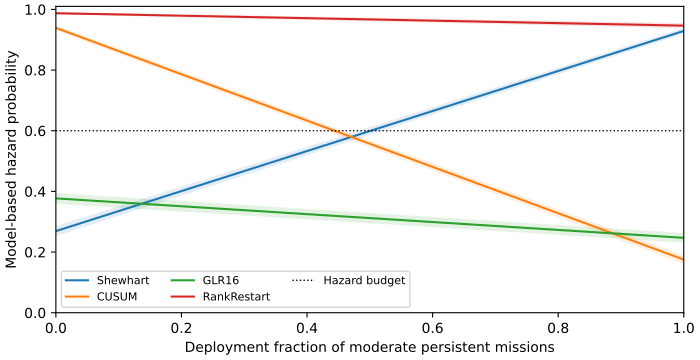

Recreate this plot in Python.
"""Sensitivity to a deployment population rather than an invented mission prior."""
from pathlib import Path
from itertools import permutations
import csv
import numpy as np
import matplotlib.pyplot as plt
HERE=Path(__file__).resolve().parent
B=HERE.parent/'bench'
SCENS=['moderate persistent','brief pulse']
METHODS=['Shewhart','CUSUM','GLR16','RankRestart']

def read(name):
    with (B/name).open() as f:return list(csv.DictReader(f))
def main():
    bounds={}; diff={}; thresholds={}
    for row in read('thresholds.csv'):
        if row['scenario'] in SCENS and float(row['budget'])==.02:
            thresholds[row['scenario'],row['method']]=float(row['threshold'])
    for m in METHODS:assert thresholds[SCENS[0],m]==thresholds[SCENS[1],m]
    for row in read('coordinate_intervals.csv'):
        if row['scenario'] in SCENS and float(row['false_alarm_cap'])==.02:
            bounds[row['scenario'],row['method']]=np.array([float(row[k]) for k in ['fa_lo','fa_up','risk_lo','risk_up']])
    for row in read('paired_intervals.csv'):
        if row['scenario'] in SCENS and float(row['cap'])==.02:
            l,h=float(row['lower']),float(row['upper'])
            diff[row['scenario'],row['A'],row['B']]=[l,h]
            diff[row['scenario'],row['B'],row['A']]=[-h,-l]
    grid=np.linspace(0,1,1001); rows=[]
    fig,ax=plt.subplots(figsize=(7,3.6),layout='constrained')
    for m in METHODS:
        a,b=[bounds[s,m] for s in SCENS]
        low=grid*a[2]+(1-grid)*b[2];up=grid*a[3]+(1-grid)*b[3]
        ax.plot(grid,(low+up)/2,label=m)
        ax.fill_between(grid,low,up,alpha=.13)
    for q in grid:
        box={m:q*bounds[SCENS[0],m]+(1-q)*bounds[SCENS[1],m] for m in METHODS}
        inside=[m for m,v in box.items() if v[1]<=.02 and v[3]<=.6]
        outside=[m for m,v in box.items() if v[0]<=.02 and v[2]<=.6]
        if inside:
            sel=min(inside,key=lambda m:box[m][3])
            gap=max([0]+[min(box[sel][3]-box[m][2],q*diff[SCENS[0],sel,m][1]+(1-q)*diff[SCENS[1],sel,m][1]) for m in outside if m!=sel])
            status='unique' if all(q*diff[SCENS[0],sel,m][1]+(1-q)*diff[SCENS[1],sel,m][1]<0 for m in outside if m!=sel) else 'unresolved'
        else: sel='';gap='';status='no certified feasible policy'
        rows.append([q,','.join(inside),','.join(outside),sel,status,gap])
    ax.axhline(.6,ls=':',color='black',lw=1,label='Hazard budget')
    ax.set(xlabel='Deployment fraction of moderate persistent missions',ylabel='Model-based hazard probability',xlim=(0,1),ylim=(0,1.01))
    ax.legend(ncol=3,fontsize=8);fig.savefig(HERE/'mission_mix.pdf')
    with (HERE/'mission_mix.csv').open('w',newline='') as fp:
        w=csv.writer(fp);w.writerow(['moderate_fraction','inner','outer','min_upper','status','excess_upper']);w.writerows(rows)
    import itertools
    for key,group in itertools.groupby(rows,key=lambda r:(r[3],r[4])):
        g=list(group);print(key,g[0][0],g[-1][0])
    for x in (0,.25,.5,.75,1):print(rows[round(x*1000)])
if __name__=='__main__':main()
